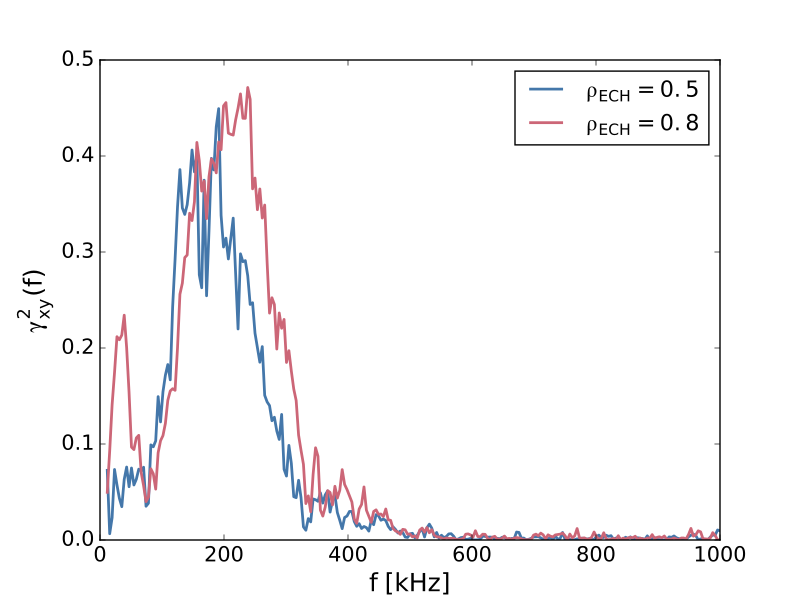

Generate this figure with Python:
import numpy as np
import matplotlib.pyplot as plt
import matplotlib as mpl
from distinct_colours import get_distinct

import random_data as rd
import mitpci


shots = [
    171536,
    171538
]
rhos = [
    0.5,
    0.8
]
# tlims = [
#     [2.5, 3.2],
#     [2.0, 2.8]
# ]
tlims = [
    [2.65, 2.85],
    [2.10, 2.30]
]
pci_channel = 8

# Conversion factors
Hz_per_kHz = 1e3

# ELM-filtering parameters
sigma_mult = 3
debounce_dt = 0.5e-3            # Less than ELM spacing
window_fraction = [0.2, 0.8]

# Spectral parameters
Tens = 0.5e-3       # Less than ELM spacing

# Plotting parameters
cols = get_distinct(2)
linewidth = 2
fontsize = 18
mpl.rcParams['xtick.labelsize'] = fontsize - 3
mpl.rcParams['ytick.labelsize'] = fontsize - 3


if __name__ == '__main__':
    fig, ax = plt.subplots(1, 1)

    for sind, shot in enumerate(shots):
        rho = rhos[sind]
        tlim = tlims[sind]

        # Load data
        L = mitpci.interferometer.Lissajous(shot, tlim=tlim)
        Ph_int = mitpci.interferometer.Phase(L)
        Ph_pci = mitpci.pci.Phase(shot, pci_channel, tlim=tlim)

        # Get FFTs, removing last dimension corresponding
        # to realizations per ensemble
        ens = rd.ensemble.Ensemble(
            Ph_int.x, Fs=Ph_int.Fs, t0=Ph_int.t0,
            Tens=Tens, Nreal_per_ens=1)
        Xk = np.squeeze(ens.getFFTs(Ph_int.x))
        Yk = np.squeeze(ens.getFFTs(Ph_pci.x))

        # ELM filter
        SH = rd.signals.SpikeHandler(
            Ph_int.x, Fs=Ph_int.Fs, t0=Ph_int.t0,
            sigma_mult=sigma_mult, debounce_dt=debounce_dt)
        tind = SH.getSpikeFreeTimeIndices(
            ens.t, window_fraction=window_fraction)
        Nreal = len(tind)
        print '\nNreal: %i' % Nreal

        # Compute ELM-filtered coherence
        Gxy = np.mean(np.conj(Xk[:, tind]) * Yk[:, tind], axis=-1)
        Gxx = np.mean((np.abs(Xk[:, tind])) ** 2, axis=-1)
        Gyy = np.mean((np.abs(Yk[:, tind])) ** 2, axis=-1)
        gamma2xy = (np.abs(Gxy)) ** 2 / (Gxx * Gyy)

        # Unit conversions
        f = ens.f / Hz_per_kHz
        find = np.where(np.logical_and(
            f >= 10,
            f <= 1e3))[0]

        # Plot
        ax.plot(
            f[find],
            gamma2xy[find],
            c=cols[sind],
            linewidth=linewidth)

    # Labeling
    ax.set_ylabel(
        r'$\mathregular{\gamma^2_{xy}(f)}$',
        fontsize=fontsize)
    ax.set_xlabel(
        r'$\mathregular{f \; [kHz]}$',
        fontsize=fontsize)
    labels = [
        r'$\mathregular{\rho_{ECH} = 0.5}$',
        r'$\mathregular{\rho_{ECH} = 0.8}$'
    ]
    ax.legend(
        labels,
        loc='upper right',
        fontsize=(fontsize - 2))

    # # Add shot numbers & times
    # x0 = 1.6e2

    # sind = 0
    # ax.annotate(
    #     '%i, [%.2f, %.2f] s' % (shots[sind], tlims[sind][0], tlims[sind][1]),
    #     (x0, 4.4e-8),
    #     color=cols[sind],
    #     fontsize=(fontsize - 6))
    # sind = 1
    # ax.annotate(
    #     '%i, [%.2f, %.2f] s' % (shots[sind], tlims[sind][0], tlims[sind][1]),
    #     (x0, 2.4e-8),
    #     color=cols[sind],
    #     fontsize=(fontsize - 6))

    # # Limits and tick marks
    # plt.xlim([10, 1000])
    # ax.xaxis.set_major_formatter(
    #     mpl.ticker.FormatStrFormatter('%d'))
    # ax.set_xticks([10, 100, 1000])

    plt.show()
